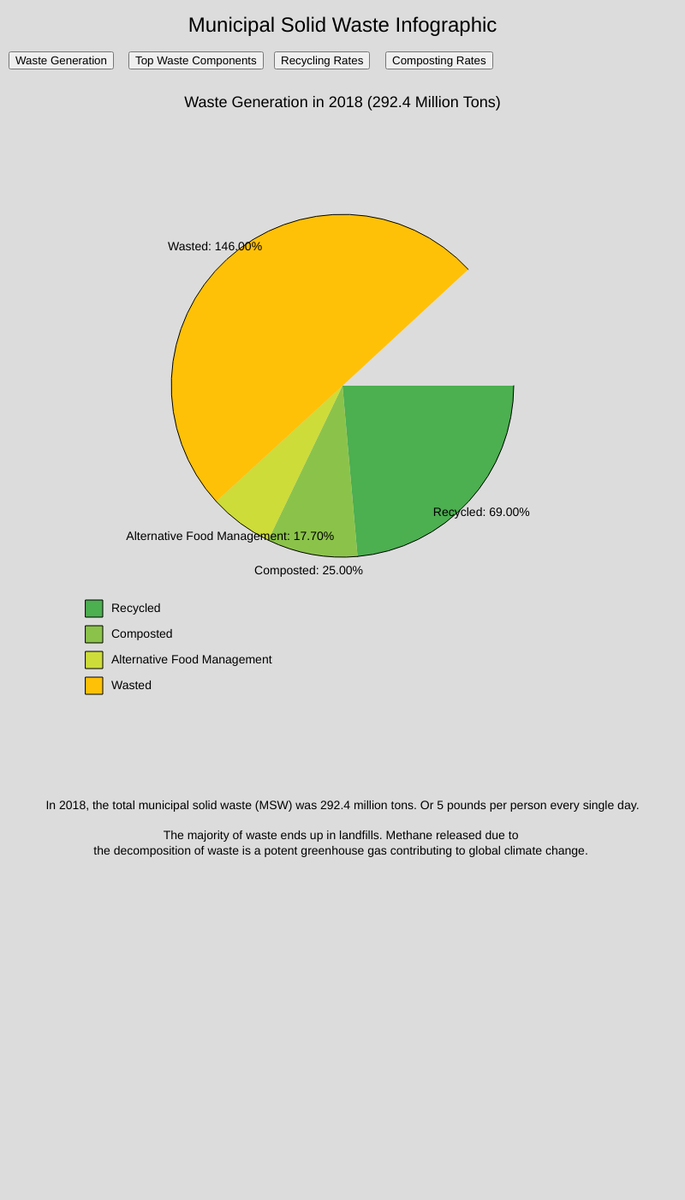
Frame 1 (no input)
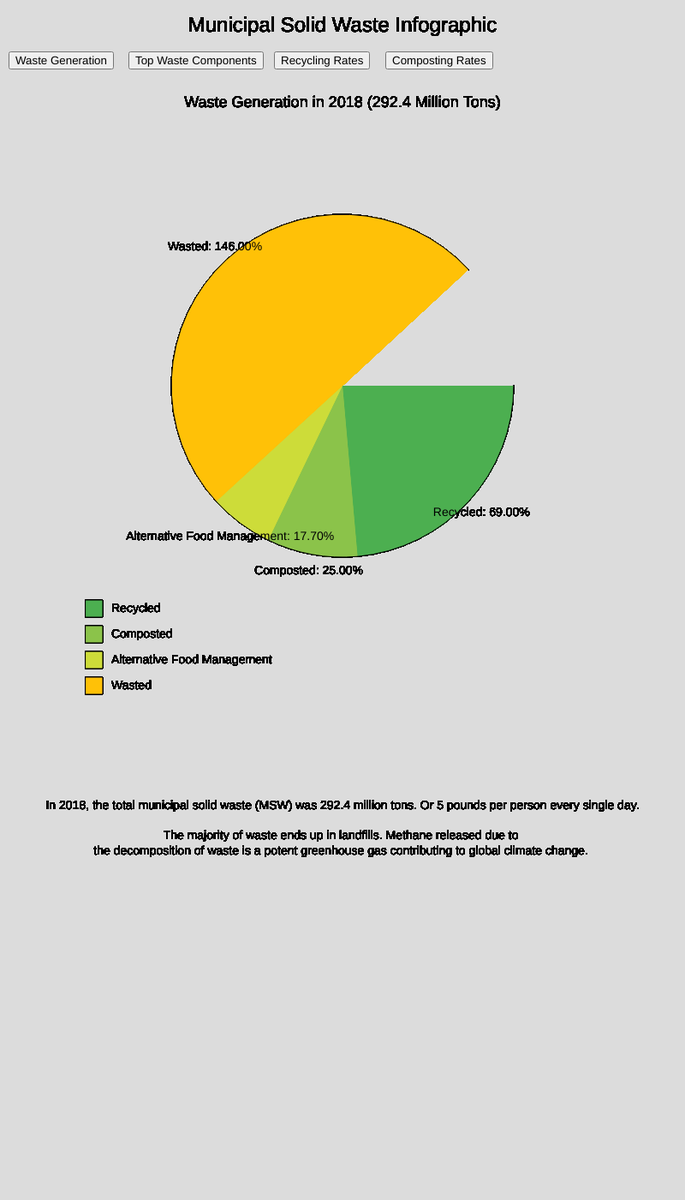
Frame 60 (no input)
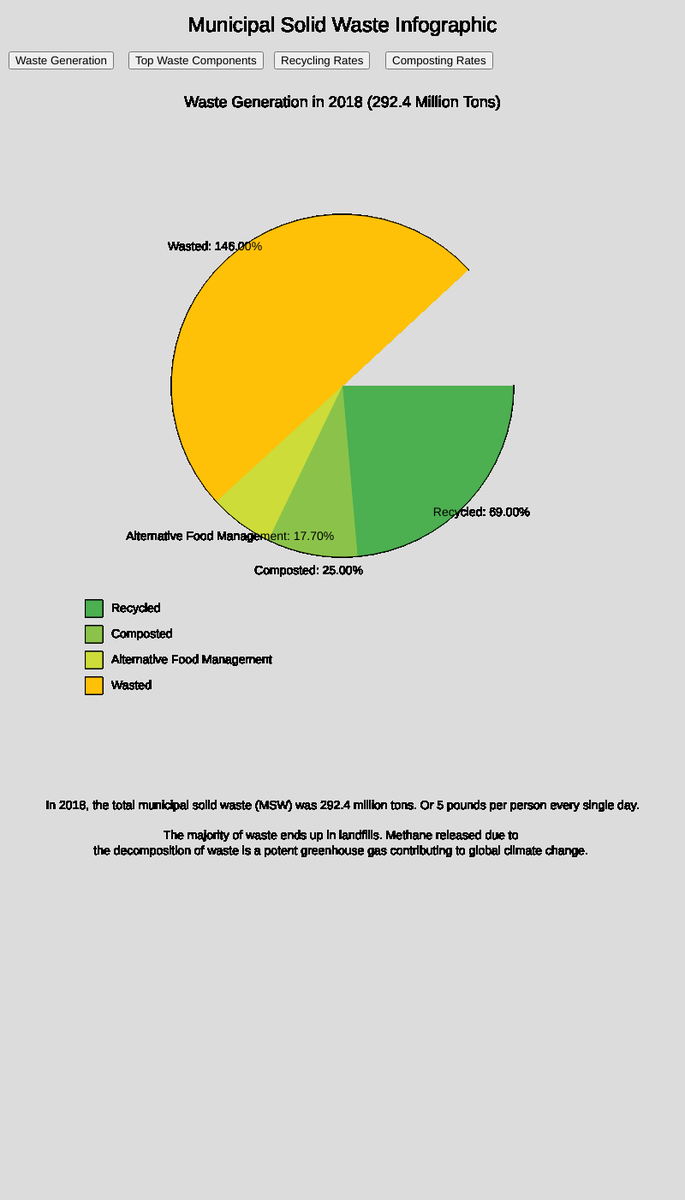
Frame 120 (the mouse pressed at the canvas centre since frame 60)

The p5.js sketch that drew these frames (run headless with seeded random() and noise() and a simulated clock; from frame 60 on, the mouse is pressed at the canvas centre):

// p5.js sketch
// ── sketch.js
let data = {
  wasteGeneration: 292.4,
  recycled: 69,
  composted: 25,
  alternativeFoodManagement: 17.7,
  wasted: 146,
  wasteComponents: [
    { label: "Paper and Paperboard", value: 23.05 },
    { label: "Food", value: 21.59 },
    { label: "Plastic", value: 12.2 },
    { label: "Yard Trimmings", value: 12.11 },
    { label: "Metals", value: 8.76 },
    { label: "Other", value: 22.29 },
  ],
  recyclingRates: [
    { label: "Paper and Paperboard", value: 66.54 },
    { label: "Metals", value: 12.62 },
    { label: "Rubber, Leather, and Textiles", value: 6.05 },
    { label: "Plastics", value: 4.47 },
    { label: "Glass", value: 4.43 },
  ],
  compostingRates: [
    { label: "Yard Trimmings", value: 52.35 },
    { label: "Food - Other Management", value: 41.57 },
    { label: "Food - Composting", value: 6.08 },
  ]
};

let showPieChart = 'generation';

function setup() {
  createCanvas(800, 1400);
  createButtons();
  background(220); // Set background color to gray initially
}

function draw() {
  fill(0);
  textSize(24);
  textAlign(CENTER, CENTER);
  text("Municipal Solid Waste Infographic", width / 2, 30);

  // Display info text at the bottom based on selected chart
  textAlign(CENTER, BOTTOM);
  textSize(14);
  if (showPieChart === 'generation') {
    text("In 2018, the total municipal solid waste (MSW) was 292.4 million tons. Or 5 pounds per person every single day.\n\nThe majority of waste ends up in landfills. Methane released due to \nthe decomposition of waste is a potent greenhouse gas contributing to global climate change. ", width / 2, height - 400);
    WasteGeneration();
  } else if (showPieChart === 'components') {
    text(`Recycled: 69 million tons\nComposted: 25 million tons\nAlternative Food Management: 17.7 million tons\nBiomass: 11.8%\nLandfill Waste: 146 million tons\n\n *Biomass: Waste-to-energy plants burn MSW to produce steam, which is used to power an electric generator turbine.\nFor every 100lbs of MSW in the United States, about 85lbs can be burned as fuel to generate electricity.\n\nWaste Management Hierarchy\nFrom most preferred to least preferred:\n- Source Reduction & Reuse \n- Recycling & Composition\n	- Energy Recovery\n	- Treatment & Disposal`, width / 2, height - 200);
    WasteComponents();
  } else if (showPieChart === 'recycling') {
    text(" 5 Important Facts to Know About Recycling: \n\n1. Dirty plastics cannot be recycled \n2. Enough plastic bottles are discarded over a year to go around the planet 4 times\n3. More than 90% of our ocean plastics come from just 10 rivers\n4. The largest dumping site of plastics is not a landfill, it is the pacific ocean!\n5. Our recycling habits are seriously flawed", width / 2, height - 400);
    RecyclingManagement();
  } else if (showPieChart === 'composting') {
    text("What to compost?\n\nSome nitrogen rich Materials include:\n Fruit and vegetable scraps, grass clippings, coffee grounds and paper filters, and crushed eggshells.\n\nSome carbon-rich materials include:\n Dry leaves, plant stalks and twigs, shredded uncolored or brown paper and untreated wood chips.\n\nWhat not to compost?\n\nMeat, fish, bones, cheese, dairy products, cooked foods, pet waste, produce stickers, dryer lint\n\n\n\n\nSourced from the Environmental Protection Agency\nhttps://www.epa.gov/recycle/composting-home", width / 2, height - 300);
    CompostingManagement();
  }
}

function createButtons() {
  let btnGeneration = createButton('Waste Generation');
  btnGeneration.position(10, 60);
  btnGeneration.mousePressed(() => {
    showPieChart = 'generation';
    clear(); // Clear canvas when switching to a new chart
    background(220); 
  });
  
  let btnComponents = createButton('Top Waste Components');
  btnComponents.position(150, 60);
  btnComponents.mousePressed(() => {
    showPieChart = 'components';
    clear(); // Clear canvas when switching to a new chart
    background(201, 169, 166); 
  });

  let btnRecycling = createButton('Recycling Rates');
  btnRecycling.position(320, 60);
  btnRecycling.mousePressed(() => {
    showPieChart = 'recycling';
    clear(); // Clear canvas when switching to a new chart
    background( 218, 247, 166); 
  });

  let btnComposting = createButton('Composting Rates');
  btnComposting.position(450, 60);
  btnComposting.mousePressed(() => {
    showPieChart = 'composting';
    clear(); // Clear canvas when switching to a new chart
    background(204, 204, 255);
  });
}

function WasteGeneration() {
  let total = data.wasteGeneration;
  let values = [data.recycled, data.composted, data.alternativeFoodManagement, data.wasted];
  let angles = values.map(x => x / total * TWO_PI);
  let labels = ["Recycled", "Composted", "Alternative Food Management", "Wasted"];
  let colors = ["#4CAF50", "#8BC34A", "#CDDC39", "#FFC107"];
  
  PieChart(angles, values, labels, colors, "Waste Generation in 2018 (292.4 Million Tons)");
}

function WasteComponents() {
  let total = 100;
  let values = data.wasteComponents.map(x => x.value);
  let angles = values.map(x => x / total * TWO_PI);
  let labels = data.wasteComponents.map(x => x.label);
  let colors = ["#4CAF50", "#8BC34A", "#CDDC39", "#FFC107", "#FF9800", "#FF5722"];
  
  PieChart(angles, values, labels, colors, "Top 5 Contributors of MSW in 2018");
}

function RecyclingManagement() {
  let total = 100;
  let values = data.recyclingRates.map(x => x.value);
  let angles = values.map(x => x / total * TWO_PI);
  let labels = data.recyclingRates.map(x => x.label);
  let colors = ["#4CAF50", "#8BC34A", "#CDDC39", "#FFC107", "#FF9800"];
  
  PieChart(angles, values, labels, colors, "Total MSW Recycling in 2018");
}

function CompostingManagement() {
  let total = 100;
  let values = data.compostingRates.map(x => x.value);
  let angles = values.map(x => x / total * TWO_PI);
  let labels = data.compostingRates.map(x => x.label);
  let colors = ["#4CAF50", "#8BC34A", "#CDDC39"];
  
  PieChart(angles, values, labels, colors, "Total MSW Composting and Other Food Management in 2018");
}

function PieChart(angles, values, labels, colors, title) {
  let lastAngle = 0;
  let diameter = 400;
  let centerY = 450; // Move the pie chart down
  
  textAlign(CENTER, CENTER);
  textSize(18);
  text(title, width / 2, 120); // Adjust the title position
  
  for (let i = 0; i < angles.length; i++) {
    fill(colors[i]);
    arc(width / 2, centerY, diameter, diameter, lastAngle, lastAngle + angles[i]);
    let midAngle = lastAngle + angles[i] / 2;
    let labelX = width / 2 + cos(midAngle) * (diameter / 2 + 20);
    let labelY = centerY + sin(midAngle) * (diameter / 2 + 20);
    
    // Display label and percentage
    fill(0);
    textSize(14);
    textAlign(CENTER, CENTER);
    let percent = nf((values[i] / 100) * 100, 1, 2);
    text(`${labels[i]}: ${percent}%`, labelX, labelY);
    
    lastAngle += angles[i];
  }
  
  // Legend
  lastAngle = 0;
  let legendX = 100;
  let legendY = centerY + diameter / 2 + 50; // Adjust the legend position
  textAlign(LEFT, CENTER);
  for (let i = 0; i < labels.length; i++) {
    fill(colors[i]);
    rect(legendX, legendY, 20, 20);
    fill(0);
    text(labels[i], legendX + 30, legendY + 10);
    legendY += 30;
  }
}
